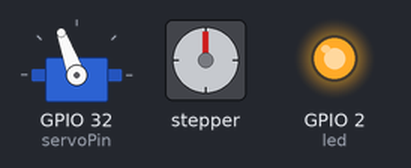
This sketch was run on a simulated ESP32. On the bench: servo, stepper motor, output pins drawn as LEDs (lit = HIGH). Nothing arrives over Bluetooth unless stated; stepper angles assume 2048 steps per turn; what the sketch prints to the serial monitor is not drawn.

Above: at 0.15 s.
At 3.9 s:
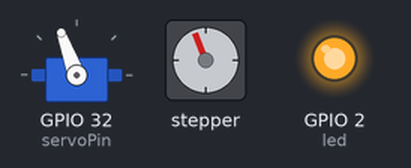
At 7.5 s:
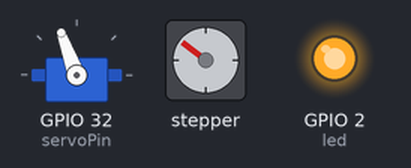
At 17.9 s:
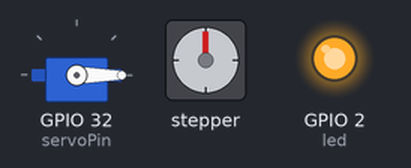
Timing chart, 0 to 19.4 s (numbered marks = the images above):
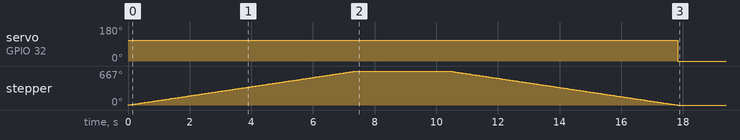

The sketch:

proyectoiot.ino
```cpp
#include "BluetoothSerial.h"
#include <ESP32Servo.h>
#include <Stepper.h>

const int stepsPerRevolution = 2048;  // change this to fit the number of steps per revolution

// ULN2003 Motor Driver Pins
#define IN1 19
#define IN2 18
#define IN3 5
#define IN4 17

int stepM=4;

//#define USE_PIN // Uncomment this to use PIN during pairing. The pin is specified on the line below
const char *pin = "1234"; // Change this to more secure PIN.

String device_name = "Rebeca";

#if !defined(CONFIG_BT_ENABLED) || !defined(CONFIG_BLUEDROID_ENABLED)
#error Bluetooth is not enabled! Please run make menuconfig to and enable it
#endif

#if !defined(CONFIG_BT_SPP_ENABLED)
#error Serial Bluetooth not available or not enabled. It is only available for the ESP32 chip.
#endif

int led=2;
BluetoothSerial SerialBT;
Servo servo;
int servoPin=32;


unsigned long previousMillis = 0;  // Declaración de la variable en el ámbito global
const long shortInterval = 20;  // Intervalo de tiempo en milisegundos
const long longInterval = 600000;

Stepper myStepper(stepsPerRevolution, IN1, IN3, IN2, IN4);

void setup() {
  Serial.begin(115200);
  SerialBT.begin(device_name); //Bluetooth device name
  Serial.printf("The device with name \"%s\" is started.\nNow you can pair it with Bluetooth!\n", device_name.c_str());
  //Serial.printf("The device with name \"%s\" and MAC address %s is started.\nNow you can pair it with Bluetooth!\n", device_name.c_str(), SerialBT.getMacString()); // Use this after the MAC method is implemented
  #ifdef USE_PIN
    SerialBT.setPin(pin);
    Serial.println("Using PIN");
  #endif
  pinMode(led, OUTPUT);
  pinMode(stepM, OUTPUT);
  // set the speed at 5 rpm
  myStepper.setSpeed(15);
  servo.attach(servoPin);
}

void loop() {
  digitalWrite(led, HIGH);

  if (Serial.available()) {
    SerialBT.write(Serial.read());
  }

  String receivedString;

  if (SerialBT.available()) {
    receivedString = SerialBT.readString(); // Read the entire string

    Serial.print("Received: ");
    Serial.println(receivedString);
  }

  Serial.print("Received: ");
  Serial.println(receivedString);

  if (receivedString == "baja") {
      servo.write(110);
  } else if (receivedString == "sube") {
      servo.write(0);
  }

  if (receivedString == "inclinar") {
      Serial.println("clockwise");
      myStepper.step(stepsPerRevolution*2-300);
  } else if (receivedString == "parar") {
      Serial.println("counterclockwise");
      myStepper.step(-stepsPerRevolution*2+300);
  }

  if(receivedString==""){
    servo.write(110);
    myStepper.step(stepsPerRevolution*2-300);
    delay(3000);
    myStepper.step(-stepsPerRevolution*2+300);
    servo.write(0);
    delay(600000);

  }

}
```

Measured:
- by itself, servo on GPIO 32 (servoPin): 110° → 0° at 17.8 s
- by itself, stepper: turns 667° clockwise in 7.4 s, then 667° counter-clockwise in 7.4 s
